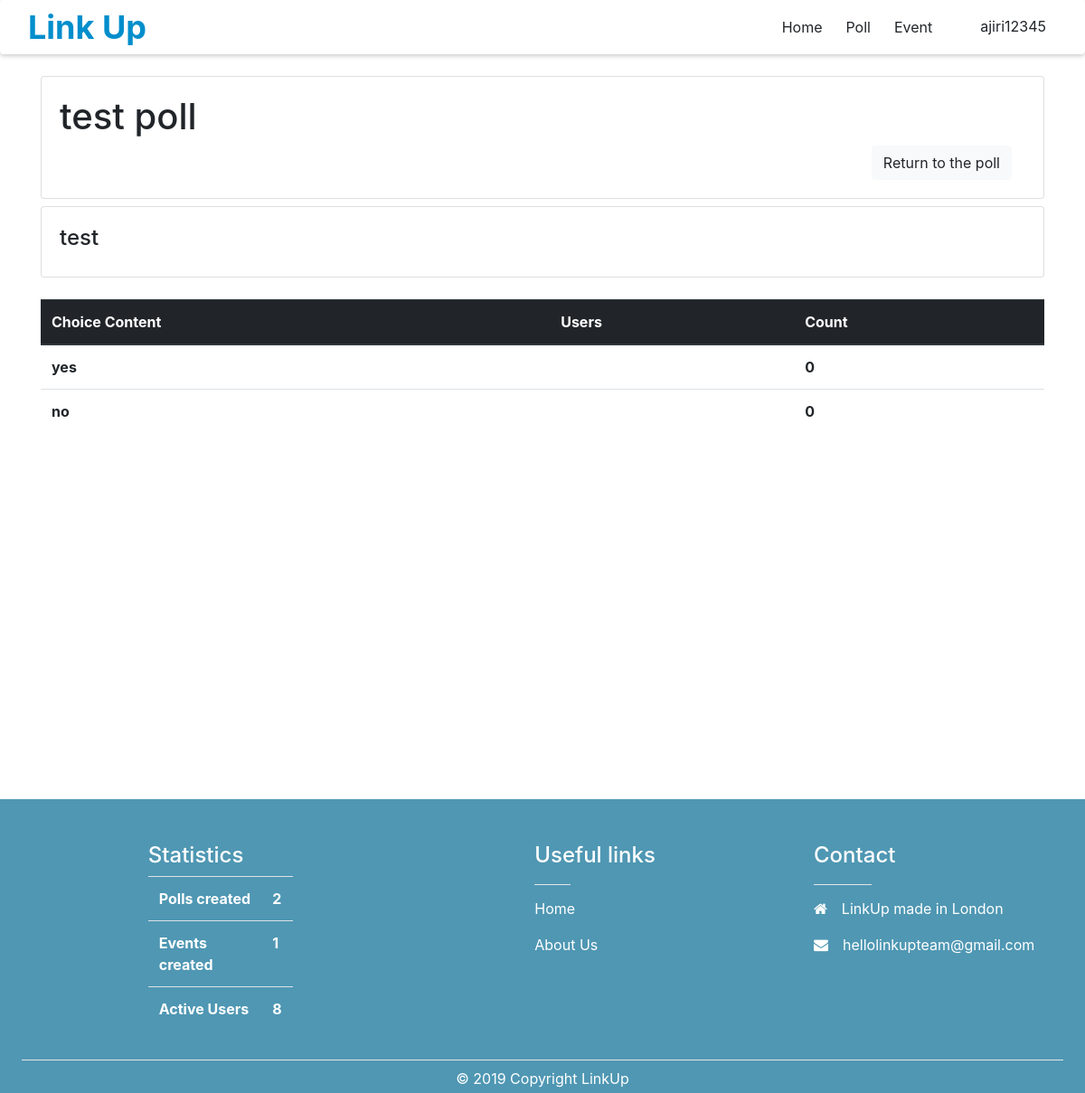
The app's page /poll/14/result (signed in) with its own data.
### linkup/models.py (models this page shows, shortened)
class Poll(models.Model):
    title = models.CharField(max_length=255)
    description = models.TextField()
    multi_choices = models.BooleanField()
    created_at = models.DateTimeField(auto_now_add=True)
    updated_at = models.DateTimeField(auto_now=True)
    creator = models.ForeignKey(User, null=True,blank=True, on_delete=models.CASCADE)
    privacy = models.IntegerField(choices=privacy_choices, default=PrivacyChoices.PUBLIC)
    state = models.IntegerField(choices=state_choices, default=StateChoices.OPENED)
    invited_users = models.ManyToManyField(User, blank=True, related_name='invited_polls')
    class Meta:
        ordering = ['-created_at']

class PollChoice(models.Model):
    content = models.CharField(max_length=255)
    poll = models.ForeignKey(Poll, on_delete=models.CASCADE)

### linkup/views.py (the view)
# urls.py: path('poll/<int:pk>/result', views.result_poll, name='result_poll'),
def result_poll (request, pk=None):
    poll = get_object_or_404(Poll, pk=pk)
    template = loader.get_template('poll_detail/result.html')
    poll_choices = []
    items = PollChoice.objects.filter(poll=poll)
    for item in items:
        choice = {"option":item.content, "users":[], "count":0}
        k = 0
        c =  UserPollChoice.objects.filter(poll=poll,choices=item)
        for i in c:
            if i.get_full_name():
                choice["users"].append(i.get_full_name())
            else:
                k =k + 1
        choice["count"] = len(choice["users"])
        if k >0:
            choice["users"].append("Anonymous x"+str(k))
            choice["count"] = k + len(choice["users"])-1
        poll_choices.append(choice)
    context = {
        'poll': poll,
        'choices':poll_choices
    }
    context.update(return_statistics())
    return HttpResponse(template.render(context, request))

### linkup/views.py (called while the page is built)
def return_statistics():
    polls_count = Poll.objects.count()
    events_count = Event.objects.count()
    users_count = User.objects.count()
    return {
        'polls_count': polls_count,
        'events_count': events_count,
        'users_count': users_count
    }

### linkup/templates/poll_detail/result.html (shortened to what this page needs)
{% extends 'template.html' %}
{% block content %}
{% if request.user == poll.creator or user.is_superuser %}
    <div class="card mt-4">
        <div class="card-body">
            <h1>{{ poll.title }}</h1>
        <div class="col-12 text-right">
                    <a class="card-link" href="{% url 'poll_detail' poll.pk %}">
                       <button class="btn btn-light">Return to the poll</button>
                    </a>
        </div>
</div>
    </div>
    <div class="card mt-2">
        <div class="card-body">
            <h4>{{ poll.description }}</h4>
        </div>
    </div>
    <div class="mt-4">
        <table class="table table-hover">
            <thead class="thead-dark">
            <tr>
                <th scope="col">
                    Choice Content
                </th>
                {% if request.user == poll.creator or user.is_superuser %}
                <th scope="col">
                    Users
                </th>
                {%else%}
                <th scope="col">
                </th>
                {%endif%}
                 <th scope="col">
                    Count
                </th>
            </tr>
            </thead>
            <tbody>
            {% for choice in choices %}
                <tr>
                    <th scope="row">{{ choice.option }}</th>
                    <th scope="row">
                    {% if request.user == poll.creator or user.is_superuser %}
                    </th>
                    {%endif%}
                    <th scope="row">{{ choice.count }}</th>
                </tr>
            {% endfor %}
            </tbody>
        </table>
    </div>
{% else %}
<div class="container">
    <div class="row align-items-center justify-content-center" style="height:100vh;">
         <div><h2>Sorry, you don't have authorization to view this page <br></h2></div>
    </div>
</div>
    {% endif %}
{% endblock %}

### linkup/templates/template.html (shortened to what this page needs)
{% load static %}
<!DOCTYPE html>
<html lang="en">
<head>
    <link rel="stylesheet" href="{% static 'linkup/style.css' %}">
    <link rel="stylesheet" type="text/css" href="{% static 'css/bootstrap/bootstrap.css' %}">
    <link rel="stylesheet" type="text/css" href="{% static 'fonts/fontawesome/css/all.min.css' %}">
    <link href="https://stackpath.bootstrapcdn.com/font-awesome/4.7.0/css/font-awesome.min.css" rel="stylesheet">
    <link rel="stylesheet" href="http://code.jquery.com/ui/1.8.18/themes/base/jquery-ui.css" type="text/css" media="all"/>
</head>
<body>
<header>
<div class="navbar-wrapper">
  <div class="container">
    <a class="logo" href="{% url 'index' %}">Link Up</a>
    <nav id="nav">
      <ul id="menu" class="navbar-collapse ">
        <li><a href="{% url 'index' %}" class="btn">Home</a></li>
        <li><a href="{% url 'poll_list' %}" class="btn">Poll</a></li>
        <li><a href="{% url 'event_list' %}" class="btn">Event</a></li>
            {% if request.user.is_authenticated %}
         <div class="dropdown">
        <li><a  onclick="myFunction()" class="btn dropbtn"> <i class="fas fa-user-circle">  </i>  {{ request.user.username }}</a></li>
        </div>
        {% else %}
        <li><a href="{% url 'register' %}" class="btn"><i class="fas fa-user-plus"> </i> Register</a></li>
        <li><a href="{% url 'login' %}" class="btn"><i class="fas fa-sign-in-alt"> </i> Login</a></li>
      </ul>
        {% endif %}
    </nav>
  </div>
</header>
<div class="container" style="min-height: 100vh;">
    {% block content %}
    {% endblock %}
</div>
<footer class="footer  text-white">
    <div class="container pt-5 pb-2">
        <div class="row">
            <div class="col-md-2 col-lg-2 col-xl-2 mx-auto">
                <h4>Statistics</h4>
                <table class="table">
                    <tbody>
                    <tr>
                        <th scope="col">
                            Polls created
                        </th>
                        <th scope="col">
                            {{ polls_count }}
                        </th>
                    </tr>
                    <tr>
                        <th scope="col">
                            Events created
                        </th>
                        <th scope="col">
                            {{ events_count }}
                        </th>
                    </tr>
                    <tr>
                        <th scope="col">
                            Active Users
                        </th>
                        <th scope="col">
                            {{ users_count }}
                        </th>
                    </tr>
                    </tbody>
                </table>
            </div>
            <div class="col-md-3 col-lg-2 col-xl-2 mx-auto">
                <h4>Useful links</h4>
                <hr class="bg-white mb-2 mt-0 d-inline-block mx-auto w-25">
                <p><a href="{% url 'index' %}" class="text-white">Home</a></p>
                <p><a href="{% url 'about' %}" class="text-white">About Us</a></p>
            </div>
            <div class="col-md-4 col-lg-3 col-xl-3">
                <h4>Contact</h4>
                <hr class="bg-white mb-2 mt-0 d-inline-block mx-auto w-25">
                <p><i class="fa fa-home mr-3"></i>LinkUp made in London</p>
                <p><i class="fa fa-envelope mr-3"></i><a style="color:white; text-decoration:none"  href="mailto:hellolinkupteam@gmail.com?subject=Type subject here&body=Type message here , we anticipate to get back to you in 24 hours." >hellolinkupteam@gmail.com</a>
</p>
            </div>
        </div>
    </div>
    <hr class="bg-white mx-4 mt-2 mb-1">
    <div class="container-fluid">
        <p class="text-center m-0 py-1">
            © 2019 Copyright <a href="" class="text-white">LinkUp</a>
        </p>
    </div>
</footer>
</body>
</html>

### linkup/static/linkup/style.css (style rules this page uses)
header { transition: 0.5s; position: relative; max-width: 100%; margin :0px auto; padding: 0px; background: #fff; box-sizing: border-box; border-radius: 4px; box-shadow: 0 2px 5px rgba(0,0,0,.2); }
.logo:hover, .logo { color: #008ECC; height: 60px; font-size: 36px; overflow: hidden; line-height: 60px; padding: 0 1px; text-align: center; float: left; font-weight: 700; text-decoration: none; }
#nav { float: right; }
nav ul { margin: 0; padding: 0; display: flex; }
nav ul li { list-style: none; }
nav ul li a { display: block; margin: 10px 0; padding: 15px 20px; text-decoration: none; color: #262626; }
.fas { padding:5px; }
header .container { padding: 0; }
.dropdown { float: left; overflow: visibility: visible; }
.dropbtn { display:block; }
.dropdown { cursor: pointer; font-size: 16px; border: none; outline: none; background-color: inherit; font-family: inherit; margin: 0; }
footer { background-color: #4F97B3; }

### records on screen
Poll: title "test poll", description "test"
PollChoice: option "yes"
PollChoice: option "no"

### other values on screen
{{ request.user.username }} "ajiri12345"
{{ choice.count }} "0" "0"
{{ polls_count }} "2"
{{ events_count }} "1"
{{ users_count }} "8"
